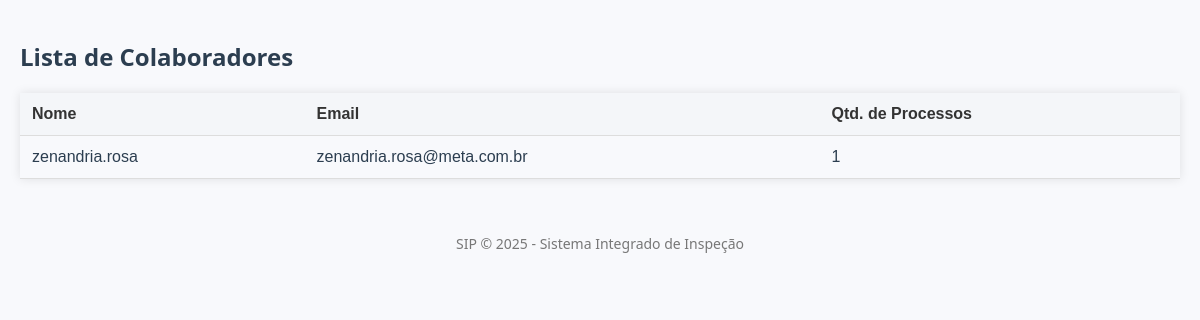
/colaboradores, run on an earlier commit of the app's database.
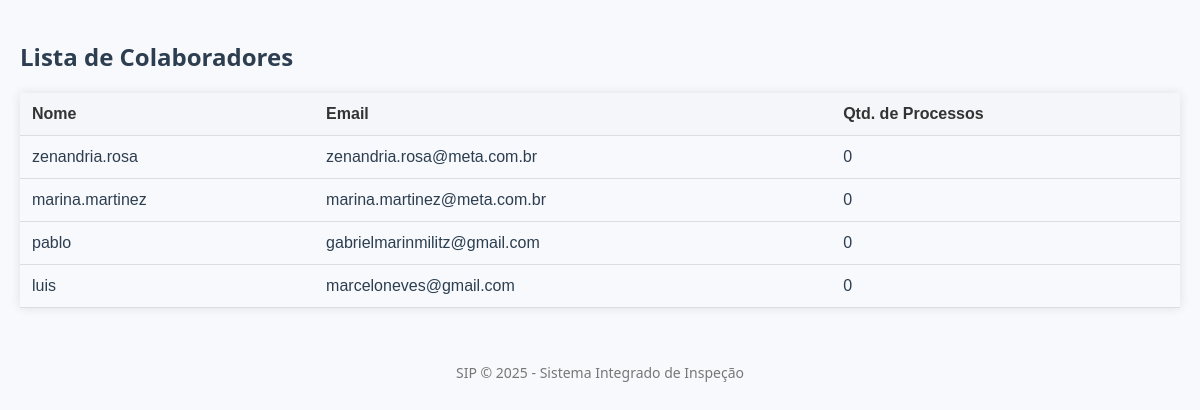
And on a later commit of the database.
### app/models.py (models this page shows)
class Colaborador(db.Model):
    id = db.Column(db.Integer, primary_key=True)
    nome = db.Column(db.String(100), nullable=False)
    email = db.Column(db.String(120), nullable=False, unique=True)
    processos = db.relationship('Processo', backref='colaborador', lazy=True)

### app/routes.py (the view)
@app.route('/colaboradores')
def listar_colaboradores():
    colaboradores = Colaborador.query.all()
    dados_colaboradores = []
    for colaborador in colaboradores:
        total_processos = Processo.query.filter_by(colaborador_id=colaborador.id).count()
        dados_colaboradores.append({
            'id': colaborador.id,
            'nome': colaborador.nome,
            'email': colaborador.email,
            'total_processos': total_processos
        })
    return render_template('colaboradores.html', colaboradores=dados_colaboradores)

### app/templates/colaboradores.html
{% extends 'base.html' %}
{% block content %}
<link rel="stylesheet" href="{{ url_for('static', filename='css/colaboradores_estilo.css') }}">
<h2>Lista de Colaboradores</h2>
<table>
    <tr>
        <th>Nome</th>
        <th>Email</th>
        <th>Qtd. de Processos</th>
    </tr>
    {% for c in colaboradores %}
    <tr>
        <td>{{ c.nome }}</td>
        <td>{{ c.email }}</td>
        <td>{{ c.total_processos }}</td>
    </tr>
    {% endfor %}
</table>
{% endblock %}

### app/templates/base.html (shortened to what this page needs)
<!DOCTYPE html>
<html lang="pt-br">
<head>
    <link rel="stylesheet" href="{{ url_for('static', filename='css/base_estilo.css') }}">
</head>
<body>
<main class="container">
    {% block content %}{% endblock %}
</main>
<footer>
    SIP &copy; {{ current_year or '2025' }} - Sistema Integrado de Inspeção
</footer>
</body>
</html>

### app/static/css/base_estilo.css (style rules this page uses)
* { margin: 0; padding: 0; box-sizing: border-box; }
body { font-family: 'Segoe UI', Tahoma, Geneva, Verdana, sans-serif; background-color: #f8f9fc; color: #2c3e50; }
.container { max-width: 1200px; margin: 40px auto; padding: 0 20px; }
footer { text-align: center; padding: 15px; color: #777; font-size: 14px; }

### app/static/css/colaboradores_estilo.css (style rules this page uses)
h2 { color: #2c3e50; margin-top: 30px; }
table { width: 100%; border-collapse: collapse; font-family: sans-serif; margin-top: 20px; box-shadow: 0 0 10px rgba(0, 0, 0, 0.1); }
th, td { padding: 12px; text-align: left; border-bottom: 1px solid #ddd; }
th { background-color: #f4f6f9; color: #333; }

What changed in the data, as far as the page shows it:
computed for Colaborador "zenandria.rosa": total_processos "1" → "0"
added Colaborador: nome "marina.martinez", email "marina.martinez@meta.com.br", total_processos "0"
added Colaborador: nome "pablo", email "gabrielmarinmilitz@gmail.com", total_processos "0"
added Colaborador: nome "luis", email "marceloneves@gmail.com", total_processos "0"
